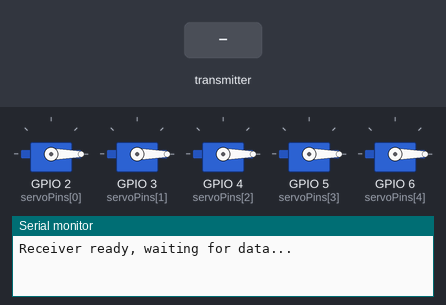
A sketch run on a simulated ESP32. On the bench: 5 × servo, the last lines printed to the serial monitor. The inputs (shaded band) are chosen by the test bench.

Above: at 1.2 s.
1.3 s: the transmitter starts sending fingers.0 = 0
At 2.2 s:
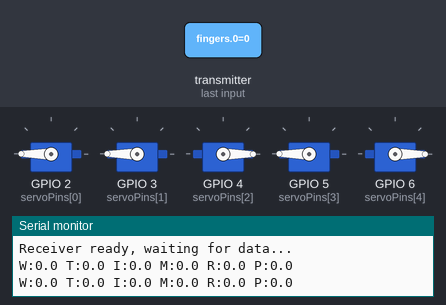
3.0 s: the transmitter starts sending fingers.1 = 25
At 3.7 s:
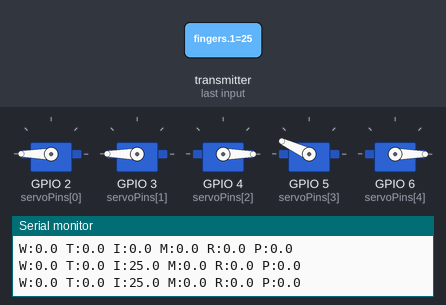
4.5 s: the transmitter starts sending fingers.2 = 25
At 5.7 s:
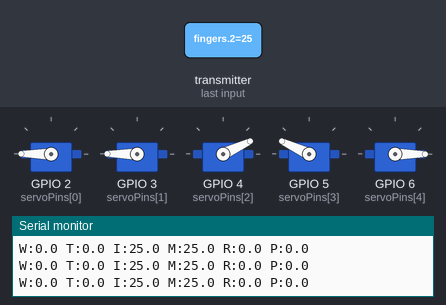
6.0 s: the transmitter starts sending fingers.3 = 25
At 7.1 s:
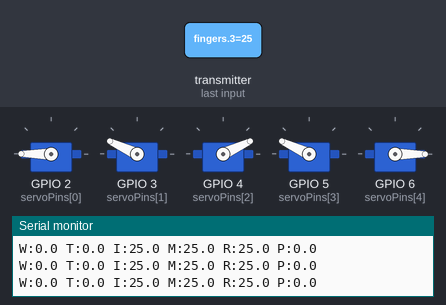
7.5 s: the transmitter starts sending fingers.4 = 25
At 8.3 s:
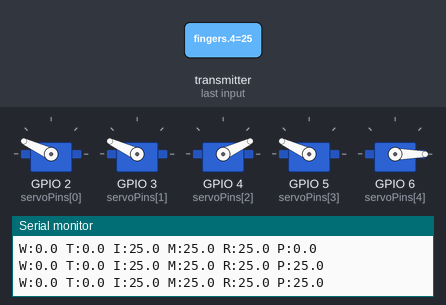
9.0 s: the transmitter starts sending fingers.0 = 25
At 9.4 s:
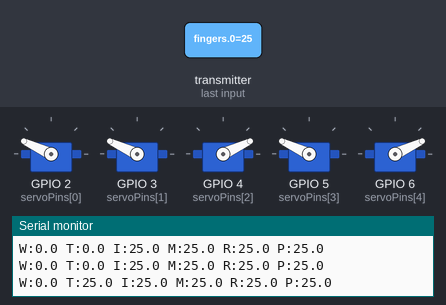
Timing chart, 0 to 11.5 s (numbered marks = the images above; inputs shaded):
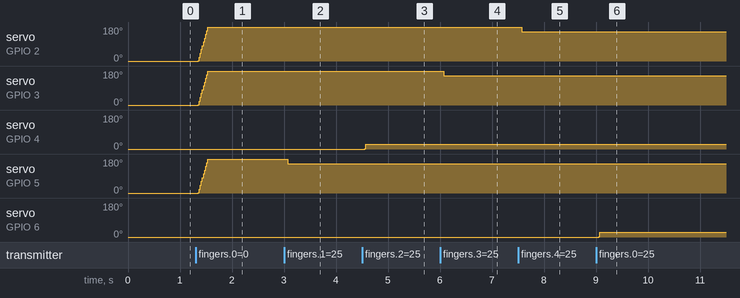

The sketch:

receiver.ino
```cpp
#include <WiFi.h>
#include <esp_now.h>
#include <ESP32Servo.h>

Servo servos[5];
const int servoPins[5] = {2, 3, 4, 5, 6}; //pin choices are arbitary, use what suits you
const bool invert[5]   = {true, true, false, true, false}; // TUNE: flip if servo moves wrong direction
const int stepDelay    = 1;                               // TUNE: higher = slower movement

typedef struct {
  float fingers[5];
  float wrist;
} GlovePacket;

int currentAngles[5];
int targetAngles[5];

void onReceive(const esp_now_recv_info_t *info, const uint8_t *data, int len) {
  GlovePacket packet;
  memcpy(&packet, data, sizeof(packet));

  Serial.printf("W:%.1f T:%.1f I:%.1f M:%.1f R:%.1f P:%.1f\n",
    packet.wrist,
    packet.fingers[0], packet.fingers[1],
    packet.fingers[2], packet.fingers[3], packet.fingers[4]);

  // fingers arrive 0=straight, 180=bent, already mapped
  // sender order: thumb(0), index(1), middle(2), ring(3), pinky(4)
  // servos wired pinky to thumb so reverse
  for (int i = 0; i < 5; i++) {
    int a = constrain((int)packet.fingers[4 - i], 0, 180);
    targetAngles[i] = invert[i] ? 180 - a : a;
  }
}

void setup() {
  Serial.begin(115200);
  WiFi.mode(WIFI_STA);

  if (esp_now_init() != ESP_OK) {
    Serial.println("ESP-NOW init failed");
    while(1);
  }
  esp_now_register_recv_cb(onReceive);

  for (int i = 0; i < 5; i++) {
    servos[i].attach(servoPins[i]);
    currentAngles[i] = 0;
    targetAngles[i]  = 0;
    servos[i].write(0);
  }

  Serial.println("Receiver ready, waiting for data...");
}

void loop() {
  for (int i = 0; i < 5; i++) {
    if (currentAngles[i] < targetAngles[i])      currentAngles[i]++;
    else if (currentAngles[i] > targetAngles[i]) currentAngles[i]--;
    servos[i].write(currentAngles[i]);
  }
  delay(stepDelay);
}
```

Measured:
- after the input at 1.3 s, servo on GPIO 2 (servoPins[0]), servo on GPIO 3 (servoPins[1]), servo on GPIO 5 (servoPins[3]): moves from 0° to 180° over 0.18 s, starting after 0.05 s
- after the input at 3.0 s, servo on GPIO 5 (servoPins[3]): 180° → 155° after 0.05 s
- after the input at 4.5 s, servo on GPIO 4 (servoPins[2]): 0° → 25° after 0.05 s
- after the input at 6.0 s, servo on GPIO 3 (servoPins[1]): 180° → 155° after 0.05 s
- after the input at 7.5 s, servo on GPIO 2 (servoPins[0]): 180° → 155° after 0.05 s
- after the input at 9.0 s, servo on GPIO 6 (servoPins[4]): 0° → 25° after 0.05 s
